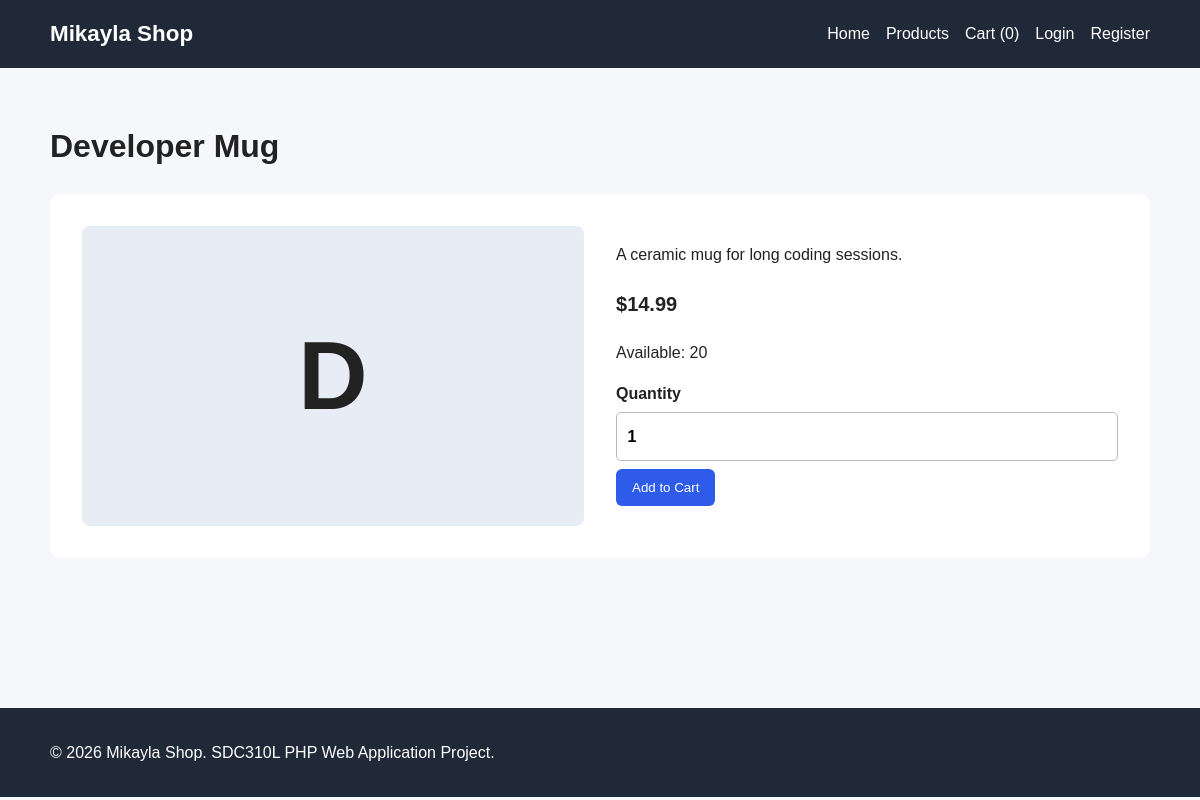
/product.php?id=2, run on the app's committed database.
### tables this page shows
CREATE TABLE products (

    id INT UNSIGNED AUTO_INCREMENT PRIMARY KEY,

    name VARCHAR(150) NOT NULL,

    description TEXT NOT NULL,

    price DECIMAL(10,2) NOT NULL,

    stock INT UNSIGNED NOT NULL DEFAULT 0,

    active TINYINT(1) NOT NULL DEFAULT 1,

    created_at TIMESTAMP
        DEFAULT CURRENT_TIMESTAMP

);

### product.php (the view, shortened to what this page needs)
<?php
require_once "config/database.php";
$id = filter_input(
    INPUT_GET,
    "id",
    FILTER_VALIDATE_INT
);
$stmt = $pdo->prepare(
    "SELECT *
     FROM products
     WHERE id = ?
     AND active = 1"
);
$stmt->execute([$id]);
$product = $stmt->fetch();
require "includes/header.php";
?>
<h1>
    <?= htmlspecialchars($product["name"]) ?>
</h1>
<div class="detail">
    <div class="product-image large">
        <?= htmlspecialchars(
            $product["name"][0] ?? "P"
        ) ?>
    </div>
    <div>
        <p>
            <?= htmlspecialchars(
                $product["description"]
            ) ?>
        </p>
        <p class="price">
            $<?= number_format(
                (float)$product["price"],
                2
            ) ?>
        </p>
        <p>
            Available:
            <?= (int)$product["stock"] ?>
        </p>
        <?php if ((int)$product["stock"] > 0): ?>
            <form method="post">
                <label>
                    Quantity
                    <input
                        type="number"
                        name="quantity"
                        min="1"
                        max="<?= (int)$product["stock"] ?>"
                        value="1"
                    >
                </label>
                <button
                    class="button"
                    type="submit"
                >
                    Add to Cart
                </button>
            </form>
        <?php else: ?>
            <p class="error">
                Out of stock.
            </p>
        <?php endif; ?>
    </div>
</div>
<?php require "includes/footer.php"; ?>

### css/style.css (style rules this page uses)
* { box-sizing: border-box; }
body { margin: 0; font-family: Arial, sans-serif; background: #f5f7fb; color: #222; line-height: 1.6; }
.product-image { height: 130px; display: grid; place-items: center; background: #e8ecf4; border-radius: 8px; font-size: 3rem; font-weight: bold; }
.product-image.large { height: 300px; font-size: 6rem; }
.price, .total { font-size: 1.25rem; font-weight: bold; }
.button { display: inline-block; background: #2f5bea; color: white; border: 0; padding: 0.7rem 1rem; border-radius: 6px; text-decoration: none; cursor: pointer; margin-top: 0.5rem; }
.detail { display: grid; grid-template-columns: 1fr 1fr; gap: 2rem; background: white; padding: 2rem; border-radius: 10px; }
label { display: grid; gap: 0.35rem; font-weight: bold; }
input, textarea { padding: 0.65rem; border: 1px solid #bbb; border-radius: 5px; font: inherit; }

### data on the page
products: name "Developer Mug", name "D", description "A ceramic mug for long coding sessions.", price "14.99", stock "20"

### other printed values
$cartCount "0"
